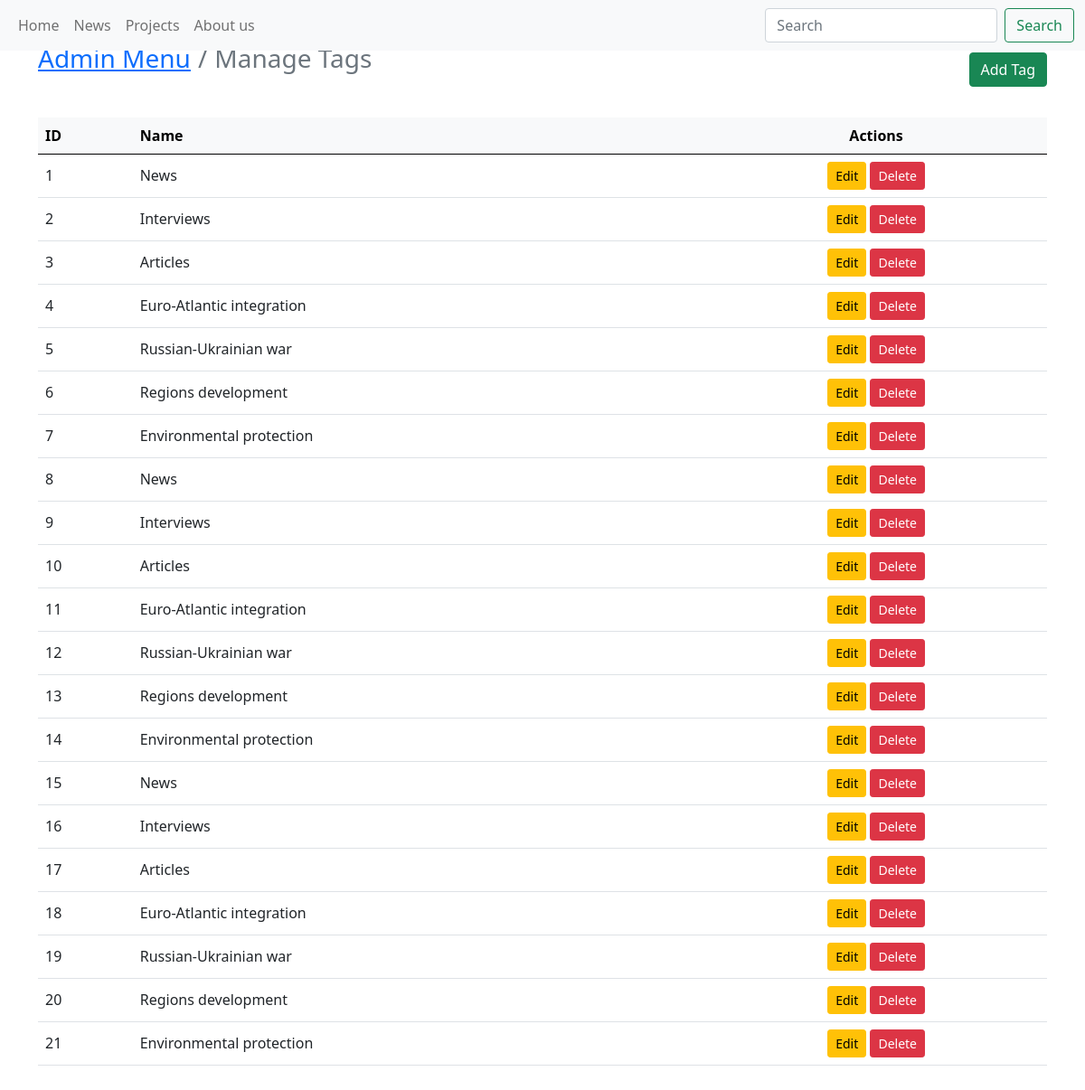
/administrator/manage_tags, run on the app's committed database.
### website/models.py (models this page shows, shortened)
class NewsTag(db.Model):
    __tablename__ = 'news_tags'
    id = db.Column(db.Integer, primary_key=True)
    name = db.Column(db.String(150), nullable=False)

### website/admin.py (the view)
@admin.route("/administrator/manage_tags", methods=["GET", "POST"])
def manage_tags():
    tags = NewsTag.query.all()
    return render_template("manage_tags.html", tags=tags)

### website/templates/manage_tags.html (shortened to what this page needs)
<!DOCTYPE html>
<html lang="en">
<head>
    <link href="https://cdn.jsdelivr.net/npm/bootstrap@5.0.2/dist/css/bootstrap.min.css" rel="stylesheet"
>
</head>
<body>
    {% include 'navbar.html' %}
    <div class="container my-5">
        <div class="d-flex justify-content-between align-items-center mb-4">
            <h1 class="h3">
                <nav aria-label="breadcrumb">
                    <ol class="breadcrumb">
                        <li class="breadcrumb-item"><a href="{{ url_for('admin.load_admin_menu') }}">Admin Menu</a></li>
                        <li class="breadcrumb-item active" aria-current="page">Manage Tags</li>
                    </ol>
                </nav>
            </h1>
            <a href="{{ url_for('admin.add_tag') }}" class="btn btn-success">Add Tag</a>
        </div>
        {% if tags %}
        <div class="table-responsive">
            <table class="table table-hover align-middle">
                <thead class="table-light">
                    <tr>
                        <th>ID</th>
                        <th>Name</th>
                        <th class="text-center">Actions</th>
                    </tr>
                </thead>
                <tbody>
                    {% for tag in tags %}
                    <tr>
                        <td>{{ tag.id }}</td>
                        <td>{{ tag.name }}</td>
                        <td class="text-center">
                            <a href="{{ url_for('admin.edit_tag', tag_id=tag.id) }}" class="btn btn-warning btn-sm">
                                 Edit
                            </a>
                            <form action="{{ url_for('admin.delete_tag', tag_id=tag.id) }}" method="POST"
                                class="d-inline-block">
                                <button type="submit" class="btn btn-danger btn-sm"
                                    onclick="return confirm('Are you sure you want to delete this tag?');">
                                     Delete
                                </button>
                            </form>
                        </td>
                    </tr>
                    {% endfor %}
                </tbody>
            </table>
        </div>
        {% else %}
        <div class="alert alert-info text-center">
            No tags found. Click <a href="{{ url_for('admin.add_tag') }}" class="alert-link">here</a> to add one.
        </div>
        {% endif %}
    </div>
</body>
</html>

### website/templates/navbar.html (shortened to what this page needs)
<nav class="navbar navbar-expand-lg navbar-light bg-light fixed-top">
    <div class="container-fluid">
        <div class="collapse navbar-collapse" id="navbarSupportedContent">
            <ul class="navbar-nav me-auto mb-2 mb-lg-0">
                <li class="nav-item">
                    <a class="nav-link" aria-current="page" href="{{ url_for('home.load_home') }}">Home</a>
                </li>
                <li class="nav-item">
                    <a class="nav-link" href="{{ url_for('news.load_news') }}">News</a>
                </li>
                <li class="nav-item">
                    <a class="nav-link" href="{{ url_for('projects.load_projects') }}">Projects</a>
                </li>
                <li class="nav-item">
                    <a class="nav-link" href="{{ url_for('about_us.load_about_us') }}">About us</a>
                </li>
            </ul>
            <form class="d-flex" method="get" action="{{ url_for('search.search_page') }}">
                <input class="form-control me-2" type="search" name="query" placeholder="Search" aria-label="Search">
                <button class="btn btn-outline-success" type="submit">Search</button>
            </form>
        </div>
    </div>
</nav>

### data on the page
NewsTag: id "1", name "News"
NewsTag: id "2", name "Interviews"
NewsTag: id "3", name "Articles"
NewsTag: id "4", name "Euro-Atlantic integration"
NewsTag: id "5", name "Russian-Ukrainian war"
NewsTag: id "6", name "Regions development"
NewsTag: id "7", name "Environmental protection"
NewsTag: id "8", name "News"
NewsTag: id "9", name "Interviews"
NewsTag: id "10", name "Articles"
NewsTag: id "11", name "Euro-Atlantic integration"
NewsTag: id "12", name "Russian-Ukrainian war"
NewsTag: id "13", name "Regions development"
NewsTag: id "14", name "Environmental protection"
NewsTag: id "15", name "News"
NewsTag: id "16", name "Interviews"
NewsTag: id "17", name "Articles"
NewsTag: id "18", name "Euro-Atlantic integration"
NewsTag: id "19", name "Russian-Ukrainian war"
NewsTag: id "20", name "Regions development"
NewsTag: id "21", name "Environmental protection"
